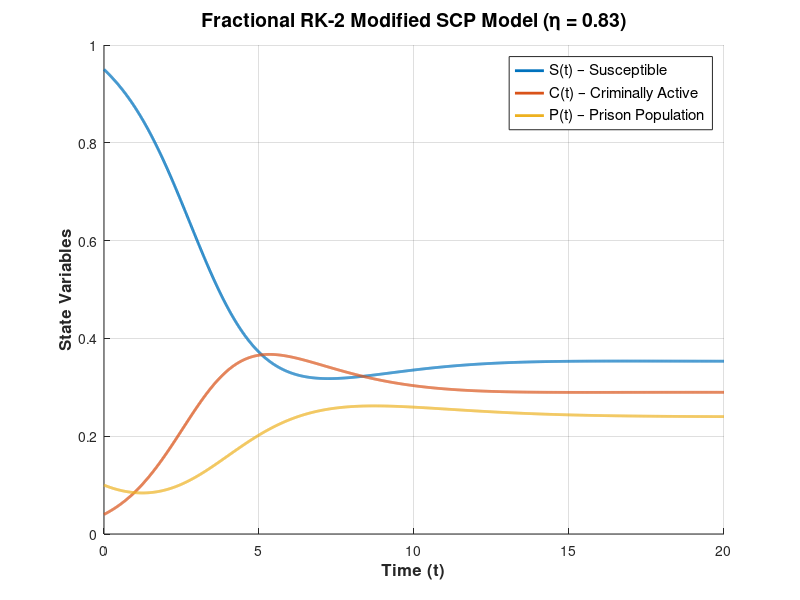

Recreate this plot in MATLAB. (Note: this script raises an error after producing the figure.)
clc; clear; close all;

% ================================================================
% Fractional RK-2 Simulation for Modified SCP Crime Model
% ================================================================

% ----------------------------
% Numerical parameters
% ----------------------------
h     = 0.01;           % time step
T     = 20;             % total time
N     = round(T/h);     % number of steps
t     = 0:h:T;          % time grid

eta   = 0.830094;           % fractional order
gamma_eta = gamma(eta + 1);

% ----------------------------
% Trained model parameters
% ----------------------------
A0 = 0.060089;
alpha = 0.699931;
l = 0.090095;
delta0 = 0.069907;
delta1 = 0.029904;
lam = 1.600093;
beta = 0.200078;


% ---- Fractional-powered parameters ----
A_eta     = A0^eta;
alpha_eta = alpha^eta;
l_eta     = l^eta;
delta0_eta = delta0^eta;
delta1_eta = delta1^eta;

% ----------------------------
% RHS: Modified SCP Model
% ----------------------------
dS = @(S,C,P) A_eta ...
              - (alpha_eta .* S .* C) ./ (1 + beta .* S) ...
              + delta1_eta .* P ...
              - delta0_eta .* S;

dC = @(S,C)   (alpha_eta .* S .* C) ./ (1 + beta .* S) ...
              - l_eta .* C ...
              - delta0_eta .* C;

dP = @(C,P)   l_eta .* C ...
              - (delta0_eta + delta1_eta) .* P;

% ----------------------------
% Initial conditions
% ----------------------------
S = zeros(1, N+1);
C = zeros(1, N+1);
P = zeros(1, N+1);

S(1) = 0.95;
C(1) = 0.04;
P(1) = 0.10;

% ----------------------------
% Fractional RK-2 Integration
% ----------------------------
for k = 1:N

    % ---- k1 ----
    k1S = dS(S(k), C(k), P(k));
    k1C = dC(S(k), C(k));
    k1P = dP(C(k), P(k));

    % ---- Midpoint ----
    S_mid = S(k) + 0.5 * (h^eta)/gamma_eta * k1S;
    C_mid = C(k) + 0.5 * (h^eta)/gamma_eta * k1C;
    P_mid = P(k) + 0.5 * (h^eta)/gamma_eta * k1P;

    % ---- k2 ----
    k2S = dS(S_mid, C_mid, P_mid);
    k2C = dC(S_mid, C_mid);
    k2P = dP(C_mid, P_mid);

    % ---- Update ----
    S(k+1) = S(k) + (h^eta)/gamma_eta * k2S;
    C(k+1) = C(k) + (h^eta)/gamma_eta * k2C;
    P(k+1) = P(k) + (h^eta)/gamma_eta * k2P;
end

% ----------------------------
% Plot results
% ----------------------------
figure('Color','w'); hold on; grid on;

plot(t, S, 'LineWidth',2, 'Color',[0 0.447 0.741]);
plot(t, C, 'LineWidth',2, 'Color',[0.850 0.325 0.098]);
plot(t, P, 'LineWidth',2, 'Color',[0.929 0.694 0.125]);

xlabel('Time (t)','FontSize',12,'FontWeight','bold');
ylabel('State Variables','FontSize',12,'FontWeight','bold');

title(sprintf('Fractional RK-2 Modified SCP Model (\\eta = %.2f)', eta), ...
      'FontSize',14,'FontWeight','bold');

legend({'S(t) – Susceptible', ...
        'C(t) – Criminally Active', ...
        'P(t) – Prison Population'}, ...
        'Location','best','FontSize',11);

xlim([0 T]);
ylim([0 max(1e-6, max([S C P],[],'all')*1.1)]);